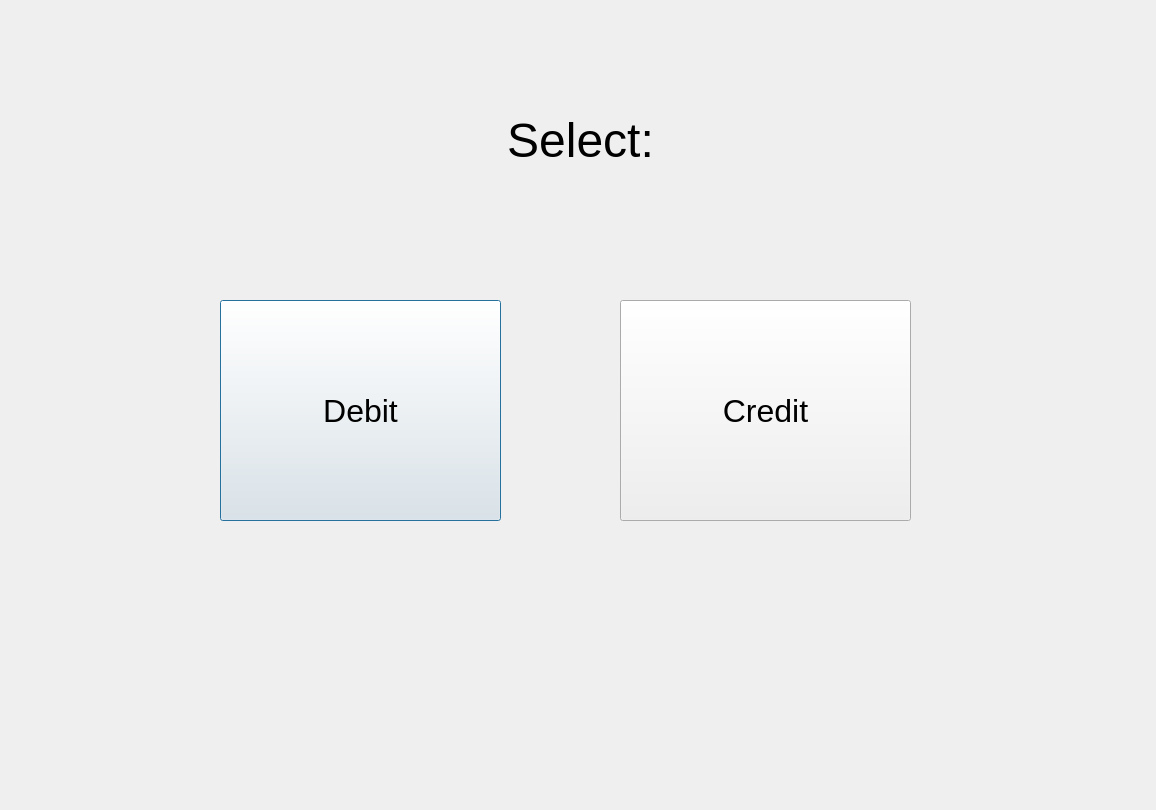
<?xml version='1.0' encoding='UTF-8'?>
<ui version="4.0">
 <class>DebitvsCredit</class>
 <widget class="QDialog" name="DebitvsCredit">
  <property name="geometry">
   <rect>
    <x>0</x>
    <y>0</y>
    <width>1076</width>
    <height>750</height>
   </rect>
  </property>
  <property name="windowTitle">
   <string>Dialog</string>
  </property>
  <layout class="QVBoxLayout" name="verticalLayoutRoot"><property name="leftMargin"><number>40</number></property><property name="topMargin"><number>30</number></property><property name="rightMargin"><number>40</number></property><property name="bottomMargin"><number>30</number></property><item><spacer name="verticalSpacerTop"><property name="orientation"><enum>Qt::Vertical</enum></property><property name="sizeHint"><size><width>20</width><height>40</height></size></property></spacer></item><item><layout class="QHBoxLayout" name="horizontalLayoutCenter"><item><spacer name="horizontalSpacerLeft"><property name="orientation"><enum>Qt::Horizontal</enum></property><property name="sizeHint"><size><width>40</width><height>20</height></size></property></spacer></item><item><widget class="QFrame" name="loginCard"><property name="minimumSize"><size><width>1076</width><height>750</height></size></property><layout class="QVBoxLayout" name="cardLayout"><property name="spacing"><number>0</number></property><property name="leftMargin"><number>0</number></property><property name="topMargin"><number>0</number></property><property name="rightMargin"><number>0</number></property><property name="bottomMargin"><number>0</number></property><item><widget class="QWidget" name="contentWidget"><property name="minimumSize"><size><width>1076</width><height>750</height></size></property><property name="maximumSize"><size><width>1076</width><height>750</height></size></property><widget class="QPushButton" name="btnDebit">
   <property name="geometry">
    <rect>
     <x>180</x>
     <y>270</y>
     <width>281</width>
     <height>221</height>
    </rect>
   </property>
   <property name="font">
    <font>
     <family>Arial</family>
     <pointsize>24</pointsize>
    </font>
   </property>
   <property name="text">
    <string>Debit</string>
   </property>
  </widget>
  <widget class="QPushButton" name="btnCredit">
   <property name="geometry">
    <rect>
     <x>580</x>
     <y>270</y>
     <width>291</width>
     <height>221</height>
    </rect>
   </property>
   <property name="font">
    <font>
     <family>Arial</family>
     <pointsize>24</pointsize>
    </font>
   </property>
   <property name="text">
    <string>Credit</string>
   </property>
  </widget>
  <widget class="QLabel" name="label">
   <property name="geometry">
    <rect>
     <x>130</x>
     <y>10</y>
     <width>821</width>
     <height>201</height>
    </rect>
   </property>
   <property name="font">
    <font>
     <family>Arial</family>
     <pointsize>36</pointsize>
    </font>
   </property>
   <property name="layoutDirection">
    <enum>Qt::LayoutDirection::LeftToRight</enum>
   </property>
   <property name="text">
    <string>Select:</string>
   </property>
   <property name="alignment">
    <set>Qt::AlignmentFlag::AlignCenter</set>
   </property>
  </widget>
 </widget></item></layout></widget></item><item><spacer name="horizontalSpacerRight"><property name="orientation"><enum>Qt::Horizontal</enum></property><property name="sizeHint"><size><width>40</width><height>20</height></size></property></spacer></item></layout></item><item><spacer name="verticalSpacerBottom"><property name="orientation"><enum>Qt::Vertical</enum></property><property name="sizeHint"><size><width>20</width><height>40</height></size></property></spacer></item></layout></widget>
 <resources />
 <connections />
</ui>
